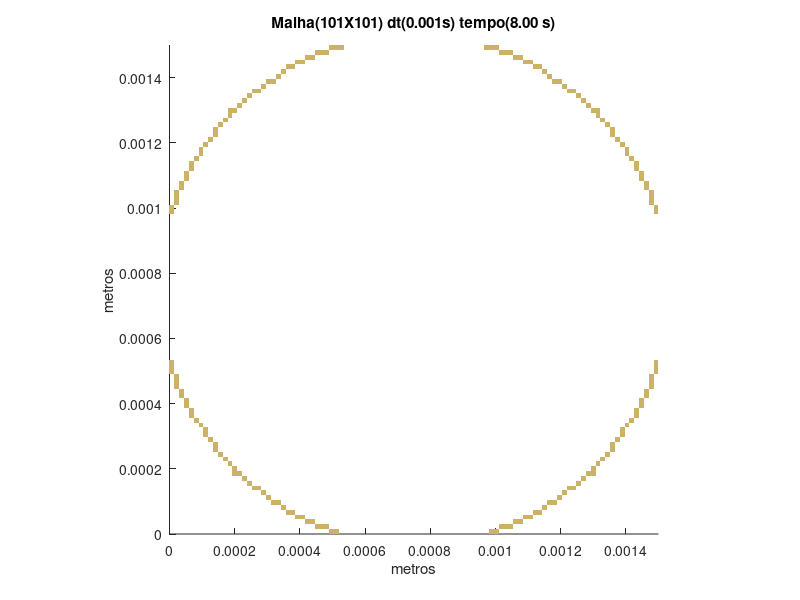

This figure's MATLAB source:
set (gca,'PlotBoxAspectRatio',[1 1 1],'Xlim',[0,0.0015],'Ylim',[0,0.0015])
hold on
title('Malha(101X101) dt(0.001s) tempo(8.00 s)')
hold on
ylabel('metros')
hold on
xlabel('metros')
hold on

fill([0.00049009900990099 0.00049009900990099 0.000504950495049505 0.000504950495049505],[0 1.48514851485149E-05 1.48514851485149E-05 0],[0.8,0.7,0.4],'LineStyle','none')

fill([0.000504950495049505 0.000504950495049505 0.00051980198019802 0.00051980198019802],[0 1.48514851485149E-05 1.48514851485149E-05 0],[0.8,0.7,0.4],'LineStyle','none')

fill([0.00098019801980198 0.00098019801980198 0.000995049504950495 0.000995049504950495],[0 1.48514851485149E-05 1.48514851485149E-05 0],[0.8,0.7,0.4],'LineStyle','none')

fill([0.000995049504950495 0.000995049504950495 0.00100990099009901 0.00100990099009901],[0 1.48514851485149E-05 1.48514851485149E-05 0],[0.8,0.7,0.4],'LineStyle','none')

fill([0.000445544554455446 0.000445544554455446 0.00046039603960396 0.00046039603960396],[1.48514851485149E-05 2.97029702970297E-05 2.97029702970297E-05 1.48514851485149E-05],[0.8,0.7,0.4],'LineStyle','none')

fill([0.00046039603960396 0.00046039603960396 0.000475247524752475 0.000475247524752475],[1.48514851485149E-05 2.97029702970297E-05 2.97029702970297E-05 1.48514851485149E-05],[0.8,0.7,0.4],'LineStyle','none')

fill([0.000475247524752475 0.000475247524752475 0.00049009900990099 0.00049009900990099],[1.48514851485149E-05 2.97029702970297E-05 2.97029702970297E-05 1.48514851485149E-05],[0.8,0.7,0.4],'LineStyle','none')

fill([0.00100990099009901 0.00100990099009901 0.00102475247524752 0.00102475247524752],[1.48514851485149E-05 2.97029702970297E-05 2.97029702970297E-05 1.48514851485149E-05],[0.8,0.7,0.4],'LineStyle','none')

fill([0.00102475247524752 0.00102475247524752 0.00103960396039604 0.00103960396039604],[1.48514851485149E-05 2.97029702970297E-05 2.97029702970297E-05 1.48514851485149E-05],[0.8,0.7,0.4],'LineStyle','none')

fill([0.00103960396039604 0.00103960396039604 0.00105445544554455 0.00105445544554455],[1.48514851485149E-05 2.97029702970297E-05 2.97029702970297E-05 1.48514851485149E-05],[0.8,0.7,0.4],'LineStyle','none')

fill([0.000415841584158416 0.000415841584158416 0.000430693069306931 0.000430693069306931],[2.97029702970297E-05 4.45544554455446E-05 4.45544554455446E-05 2.97029702970297E-05],[0.8,0.7,0.4],'LineStyle','none')

fill([0.000430693069306931 0.000430693069306931 0.000445544554455446 0.000445544554455446],[2.97029702970297E-05 4.45544554455446E-05 4.45544554455446E-05 2.97029702970297E-05],[0.8,0.7,0.4],'LineStyle','none')

fill([0.00105445544554455 0.00105445544554455 0.00106930693069307 0.00106930693069307],[2.97029702970297E-05 4.45544554455446E-05 4.45544554455446E-05 2.97029702970297E-05],[0.8,0.7,0.4],'LineStyle','none')

fill([0.00106930693069307 0.00106930693069307 0.00108415841584158 0.00108415841584158],[2.97029702970297E-05 4.45544554455446E-05 4.45544554455446E-05 2.97029702970297E-05],[0.8,0.7,0.4],'LineStyle','none')

fill([0.000386138613861386 0.000386138613861386 0.000400990099009901 0.000400990099009901],[4.45544554455446E-05 5.94059405940594E-05 5.94059405940594E-05 4.45544554455446E-05],[0.8,0.7,0.4],'LineStyle','none')

fill([0.000400990099009901 0.000400990099009901 0.000415841584158416 0.000415841584158416],[4.45544554455446E-05 5.94059405940594E-05 5.94059405940594E-05 4.45544554455446E-05],[0.8,0.7,0.4],'LineStyle','none')

fill([0.00108415841584158 0.00108415841584158 0.0010990099009901 0.0010990099009901],[4.45544554455446E-05 5.94059405940594E-05 5.94059405940594E-05 4.45544554455446E-05],[0.8,0.7,0.4],'LineStyle','none')

fill([0.0010990099009901 0.0010990099009901 0.00111386138613861 0.00111386138613861],[4.45544554455446E-05 5.94059405940594E-05 5.94059405940594E-05 4.45544554455446E-05],[0.8,0.7,0.4],'LineStyle','none')

fill([0.000356435643564356 0.000356435643564356 0.000371287128712871 0.000371287128712871],[5.94059405940594E-05 7.42574257425743E-05 7.42574257425743E-05 5.94059405940594E-05],[0.8,0.7,0.4],'LineStyle','none')

fill([0.000371287128712871 0.000371287128712871 0.000386138613861386 0.000386138613861386],[5.94059405940594E-05 7.42574257425743E-05 7.42574257425743E-05 5.94059405940594E-05],[0.8,0.7,0.4],'LineStyle','none')

fill([0.00111386138613861 0.00111386138613861 0.00112871287128713 0.00112871287128713],[5.94059405940594E-05 7.42574257425743E-05 7.42574257425743E-05 5.94059405940594E-05],[0.8,0.7,0.4],'LineStyle','none')

fill([0.00112871287128713 0.00112871287128713 0.00114356435643564 0.00114356435643564],[5.94059405940594E-05 7.42574257425743E-05 7.42574257425743E-05 5.94059405940594E-05],[0.8,0.7,0.4],'LineStyle','none')

fill([0.000341584158415842 0.000341584158415842 0.000356435643564356 0.000356435643564356],[7.42574257425743E-05 8.91089108910891E-05 8.91089108910891E-05 7.42574257425743E-05],[0.8,0.7,0.4],'LineStyle','none')

fill([0.00114356435643564 0.00114356435643564 0.00115841584158416 0.00115841584158416],[7.42574257425743E-05 8.91089108910891E-05 8.91089108910891E-05 7.42574257425743E-05],[0.8,0.7,0.4],'LineStyle','none')

fill([0.000311881188118812 0.000311881188118812 0.000326732673267327 0.000326732673267327],[8.91089108910891E-05 0.000103960396039604 0.000103960396039604 8.91089108910891E-05],[0.8,0.7,0.4],'LineStyle','none')

fill([0.000326732673267327 0.000326732673267327 0.000341584158415842 0.000341584158415842],[8.91089108910891E-05 0.000103960396039604 0.000103960396039604 8.91089108910891E-05],[0.8,0.7,0.4],'LineStyle','none')

fill([0.00115841584158416 0.00115841584158416 0.00117326732673267 0.00117326732673267],[8.91089108910891E-05 0.000103960396039604 0.000103960396039604 8.91089108910891E-05],[0.8,0.7,0.4],'LineStyle','none')

fill([0.00117326732673267 0.00117326732673267 0.00118811881188119 0.00118811881188119],[8.91089108910891E-05 0.000103960396039604 0.000103960396039604 8.91089108910891E-05],[0.8,0.7,0.4],'LineStyle','none')

fill([0.000297029702970297 0.000297029702970297 0.000311881188118812 0.000311881188118812],[0.000103960396039604 0.000118811881188119 0.000118811881188119 0.000103960396039604],[0.8,0.7,0.4],'LineStyle','none')

fill([0.00118811881188119 0.00118811881188119 0.0012029702970297 0.0012029702970297],[0.000103960396039604 0.000118811881188119 0.000118811881188119 0.000103960396039604],[0.8,0.7,0.4],'LineStyle','none')

fill([0.000282178217821782 0.000282178217821782 0.000297029702970297 0.000297029702970297],[0.000118811881188119 0.000133663366336634 0.000133663366336634 0.000118811881188119],[0.8,0.7,0.4],'LineStyle','none')

fill([0.0012029702970297 0.0012029702970297 0.00121782178217822 0.00121782178217822],[0.000118811881188119 0.000133663366336634 0.000133663366336634 0.000118811881188119],[0.8,0.7,0.4],'LineStyle','none')

fill([0.000252475247524752 0.000252475247524752 0.000267326732673267 0.000267326732673267],[0.000133663366336634 0.000148514851485149 0.000148514851485149 0.000133663366336634],[0.8,0.7,0.4],'LineStyle','none')

fill([0.000267326732673267 0.000267326732673267 0.000282178217821782 0.000282178217821782],[0.000133663366336634 0.000148514851485149 0.000148514851485149 0.000133663366336634],[0.8,0.7,0.4],'LineStyle','none')

fill([0.00121782178217822 0.00121782178217822 0.00123267326732673 0.00123267326732673],[0.000133663366336634 0.000148514851485149 0.000148514851485149 0.000133663366336634],[0.8,0.7,0.4],'LineStyle','none')

fill([0.00123267326732673 0.00123267326732673 0.00124752475247525 0.00124752475247525],[0.000133663366336634 0.000148514851485149 0.000148514851485149 0.000133663366336634],[0.8,0.7,0.4],'LineStyle','none')

fill([0.000237623762376238 0.000237623762376238 0.000252475247524752 0.000252475247524752],[0.000148514851485149 0.000163366336633663 0.000163366336633663 0.000148514851485149],[0.8,0.7,0.4],'LineStyle','none')

fill([0.00124752475247525 0.00124752475247525 0.00126237623762376 0.00126237623762376],[0.000148514851485149 0.000163366336633663 0.000163366336633663 0.000148514851485149],[0.8,0.7,0.4],'LineStyle','none')

fill([0.000222772277227723 0.000222772277227723 0.000237623762376238 0.000237623762376238],[0.000163366336633663 0.000178217821782178 0.000178217821782178 0.000163366336633663],[0.8,0.7,0.4],'LineStyle','none')

fill([0.00126237623762376 0.00126237623762376 0.00127722772277228 0.00127722772277228],[0.000163366336633663 0.000178217821782178 0.000178217821782178 0.000163366336633663],[0.8,0.7,0.4],'LineStyle','none')

fill([0.000193069306930693 0.000193069306930693 0.000207920792079208 0.000207920792079208],[0.000178217821782178 0.000193069306930693 0.000193069306930693 0.000178217821782178],[0.8,0.7,0.4],'LineStyle','none')

fill([0.000207920792079208 0.000207920792079208 0.000222772277227723 0.000222772277227723],[0.000178217821782178 0.000193069306930693 0.000193069306930693 0.000178217821782178],[0.8,0.7,0.4],'LineStyle','none')

fill([0.00127722772277228 0.00127722772277228 0.00129207920792079 0.00129207920792079],[0.000178217821782178 0.000193069306930693 0.000193069306930693 0.000178217821782178],[0.8,0.7,0.4],'LineStyle','none')

fill([0.00129207920792079 0.00129207920792079 0.00130693069306931 0.00130693069306931],[0.000178217821782178 0.000193069306930693 0.000193069306930693 0.000178217821782178],[0.8,0.7,0.4],'LineStyle','none')

fill([0.000193069306930693 0.000193069306930693 0.000207920792079208 0.000207920792079208],[0.000193069306930693 0.000207920792079208 0.000207920792079208 0.000193069306930693],[0.8,0.7,0.4],'LineStyle','none')

fill([0.00129207920792079 0.00129207920792079 0.00130693069306931 0.00130693069306931],[0.000193069306930693 0.000207920792079208 0.000207920792079208 0.000193069306930693],[0.8,0.7,0.4],'LineStyle','none')

fill([0.000178217821782178 0.000178217821782178 0.000193069306930693 0.000193069306930693],[0.000207920792079208 0.000222772277227723 0.000222772277227723 0.000207920792079208],[0.8,0.7,0.4],'LineStyle','none')

fill([0.00130693069306931 0.00130693069306931 0.00132178217821782 0.00132178217821782],[0.000207920792079208 0.000222772277227723 0.000222772277227723 0.000207920792079208],[0.8,0.7,0.4],'LineStyle','none')

fill([0.000163366336633663 0.000163366336633663 0.000178217821782178 0.000178217821782178],[0.000222772277227723 0.000237623762376238 0.000237623762376238 0.000222772277227723],[0.8,0.7,0.4],'LineStyle','none')

fill([0.00132178217821782 0.00132178217821782 0.00133663366336634 0.00133663366336634],[0.000222772277227723 0.000237623762376238 0.000237623762376238 0.000222772277227723],[0.8,0.7,0.4],'LineStyle','none')

fill([0.000148514851485149 0.000148514851485149 0.000163366336633663 0.000163366336633663],[0.000237623762376238 0.000252475247524752 0.000252475247524752 0.000237623762376238],[0.8,0.7,0.4],'LineStyle','none')

fill([0.00133663366336634 0.00133663366336634 0.00135148514851485 0.00135148514851485],[0.000237623762376238 0.000252475247524752 0.000252475247524752 0.000237623762376238],[0.8,0.7,0.4],'LineStyle','none')

fill([0.000133663366336634 0.000133663366336634 0.000148514851485149 0.000148514851485149],[0.000252475247524752 0.000267326732673267 0.000267326732673267 0.000252475247524752],[0.8,0.7,0.4],'LineStyle','none')

fill([0.00135148514851485 0.00135148514851485 0.00136633663366337 0.00136633663366337],[0.000252475247524752 0.000267326732673267 0.000267326732673267 0.000252475247524752],[0.8,0.7,0.4],'LineStyle','none')

fill([0.000133663366336634 0.000133663366336634 0.000148514851485149 0.000148514851485149],[0.000267326732673267 0.000282178217821782 0.000282178217821782 0.000267326732673267],[0.8,0.7,0.4],'LineStyle','none')

fill([0.00135148514851485 0.00135148514851485 0.00136633663366337 0.00136633663366337],[0.000267326732673267 0.000282178217821782 0.000282178217821782 0.000267326732673267],[0.8,0.7,0.4],'LineStyle','none')

fill([0.000118811881188119 0.000118811881188119 0.000133663366336634 0.000133663366336634],[0.000282178217821782 0.000297029702970297 0.000297029702970297 0.000282178217821782],[0.8,0.7,0.4],'LineStyle','none')

fill([0.00136633663366337 0.00136633663366337 0.00138118811881188 0.00138118811881188],[0.000282178217821782 0.000297029702970297 0.000297029702970297 0.000282178217821782],[0.8,0.7,0.4],'LineStyle','none')

fill([0.000103960396039604 0.000103960396039604 0.000118811881188119 0.000118811881188119],[0.000297029702970297 0.000311881188118812 0.000311881188118812 0.000297029702970297],[0.8,0.7,0.4],'LineStyle','none')

fill([0.00138118811881188 0.00138118811881188 0.0013960396039604 0.0013960396039604],[0.000297029702970297 0.000311881188118812 0.000311881188118812 0.000297029702970297],[0.8,0.7,0.4],'LineStyle','none')

fill([0.000103960396039604 0.000103960396039604 0.000118811881188119 0.000118811881188119],[0.000311881188118812 0.000326732673267327 0.000326732673267327 0.000311881188118812],[0.8,0.7,0.4],'LineStyle','none')

fill([0.00138118811881188 0.00138118811881188 0.0013960396039604 0.0013960396039604],[0.000311881188118812 0.000326732673267327 0.000326732673267327 0.000311881188118812],[0.8,0.7,0.4],'LineStyle','none')

fill([8.91089108910891E-05 8.91089108910891E-05 0.000103960396039604 0.000103960396039604],[0.000326732673267327 0.000341584158415842 0.000341584158415842 0.000326732673267327],[0.8,0.7,0.4],'LineStyle','none')

fill([0.0013960396039604 0.0013960396039604 0.00141089108910891 0.00141089108910891],[0.000326732673267327 0.000341584158415842 0.000341584158415842 0.000326732673267327],[0.8,0.7,0.4],'LineStyle','none')

fill([7.42574257425743E-05 7.42574257425743E-05 8.91089108910891E-05 8.91089108910891E-05],[0.000341584158415842 0.000356435643564356 0.000356435643564356 0.000341584158415842],[0.8,0.7,0.4],'LineStyle','none')

fill([0.00141089108910891 0.00141089108910891 0.00142574257425743 0.00142574257425743],[0.000341584158415842 0.000356435643564356 0.000356435643564356 0.000341584158415842],[0.8,0.7,0.4],'LineStyle','none')

fill([5.94059405940594E-05 5.94059405940594E-05 7.42574257425743E-05 7.42574257425743E-05],[0.000356435643564356 0.000371287128712871 0.000371287128712871 0.000356435643564356],[0.8,0.7,0.4],'LineStyle','none')

fill([0.00142574257425743 0.00142574257425743 0.00144059405940594 0.00144059405940594],[0.000356435643564356 0.000371287128712871 0.000371287128712871 0.000356435643564356],[0.8,0.7,0.4],'LineStyle','none')

fill([5.94059405940594E-05 5.94059405940594E-05 7.42574257425743E-05 7.42574257425743E-05],[0.000371287128712871 0.000386138613861386 0.000386138613861386 0.000371287128712871],[0.8,0.7,0.4],'LineStyle','none')

fill([0.00142574257425743 0.00142574257425743 0.00144059405940594 0.00144059405940594],[0.000371287128712871 0.000386138613861386 0.000386138613861386 0.000371287128712871],[0.8,0.7,0.4],'LineStyle','none')

fill([4.45544554455446E-05 4.45544554455446E-05 5.94059405940594E-05 5.94059405940594E-05],[0.000386138613861386 0.000400990099009901 0.000400990099009901 0.000386138613861386],[0.8,0.7,0.4],'LineStyle','none')

fill([0.00144059405940594 0.00144059405940594 0.00145544554455446 0.00145544554455446],[0.000386138613861386 0.000400990099009901 0.000400990099009901 0.000386138613861386],[0.8,0.7,0.4],'LineStyle','none')

fill([4.45544554455446E-05 4.45544554455446E-05 5.94059405940594E-05 5.94059405940594E-05],[0.000400990099009901 0.000415841584158416 0.000415841584158416 0.000400990099009901],[0.8,0.7,0.4],'LineStyle','none')

fill([0.00144059405940594 0.00144059405940594 0.00145544554455446 0.00145544554455446],[0.000400990099009901 0.000415841584158416 0.000415841584158416 0.000400990099009901],[0.8,0.7,0.4],'LineStyle','none')

fill([2.97029702970297E-05 2.97029702970297E-05 4.45544554455446E-05 4.45544554455446E-05],[0.000415841584158416 0.000430693069306931 0.000430693069306931 0.000415841584158416],[0.8,0.7,0.4],'LineStyle','none')

fill([0.00145544554455446 0.00145544554455446 0.00147029702970297 0.00147029702970297],[0.000415841584158416 0.000430693069306931 0.000430693069306931 0.000415841584158416],[0.8,0.7,0.4],'LineStyle','none')

fill([2.97029702970297E-05 2.97029702970297E-05 4.45544554455446E-05 4.45544554455446E-05],[0.000430693069306931 0.000445544554455446 0.000445544554455446 0.000430693069306931],[0.8,0.7,0.4],'LineStyle','none')

fill([0.00145544554455446 0.00145544554455446 0.00147029702970297 0.00147029702970297],[0.000430693069306931 0.000445544554455446 0.000445544554455446 0.000430693069306931],[0.8,0.7,0.4],'LineStyle','none')

fill([1.48514851485149E-05 1.48514851485149E-05 2.97029702970297E-05 2.97029702970297E-05],[0.000445544554455446 0.00046039603960396 0.00046039603960396 0.000445544554455446],[0.8,0.7,0.4],'LineStyle','none')

fill([0.00147029702970297 0.00147029702970297 0.00148514851485149 0.00148514851485149],[0.000445544554455446 0.00046039603960396 0.00046039603960396 0.000445544554455446],[0.8,0.7,0.4],'LineStyle','none')

fill([1.48514851485149E-05 1.48514851485149E-05 2.97029702970297E-05 2.97029702970297E-05],[0.00046039603960396 0.000475247524752475 0.000475247524752475 0.00046039603960396],[0.8,0.7,0.4],'LineStyle','none')

fill([0.00147029702970297 0.00147029702970297 0.00148514851485149 0.00148514851485149],[0.00046039603960396 0.000475247524752475 0.000475247524752475 0.00046039603960396],[0.8,0.7,0.4],'LineStyle','none')

fill([1.48514851485149E-05 1.48514851485149E-05 2.97029702970297E-05 2.97029702970297E-05],[0.000475247524752475 0.00049009900990099 0.00049009900990099 0.000475247524752475],[0.8,0.7,0.4],'LineStyle','none')

fill([0.00147029702970297 0.00147029702970297 0.00148514851485149 0.00148514851485149],[0.000475247524752475 0.00049009900990099 0.00049009900990099 0.000475247524752475],[0.8,0.7,0.4],'LineStyle','none')

fill([0 0 1.48514851485149E-05 1.48514851485149E-05],[0.00049009900990099 0.000504950495049505 0.000504950495049505 0.00049009900990099],[0.8,0.7,0.4],'LineStyle','none')

fill([0.00148514851485149 0.00148514851485149 0.0015 0.0015],[0.00049009900990099 0.000504950495049505 0.000504950495049505 0.00049009900990099],[0.8,0.7,0.4],'LineStyle','none')

fill([0 0 1.48514851485149E-05 1.48514851485149E-05],[0.000504950495049505 0.00051980198019802 0.00051980198019802 0.000504950495049505],[0.8,0.7,0.4],'LineStyle','none')

fill([0.00148514851485149 0.00148514851485149 0.0015 0.0015],[0.000504950495049505 0.00051980198019802 0.00051980198019802 0.000504950495049505],[0.8,0.7,0.4],'LineStyle','none')

fill([0 0 1.48514851485149E-05 1.48514851485149E-05],[0.00051980198019802 0.000534653465346535 0.000534653465346535 0.00051980198019802],[0.8,0.7,0.4],'LineStyle','none')

fill([0.00148514851485149 0.00148514851485149 0.0015 0.0015],[0.00051980198019802 0.000534653465346535 0.000534653465346535 0.00051980198019802],[0.8,0.7,0.4],'LineStyle','none')

fill([0 0 1.48514851485149E-05 1.48514851485149E-05],[0.00098019801980198 0.000995049504950495 0.000995049504950495 0.00098019801980198],[0.8,0.7,0.4],'LineStyle','none')

fill([0.00148514851485149 0.00148514851485149 0.0015 0.0015],[0.00098019801980198 0.000995049504950495 0.000995049504950495 0.00098019801980198],[0.8,0.7,0.4],'LineStyle','none')

fill([0 0 1.48514851485149E-05 1.48514851485149E-05],[0.000995049504950495 0.00100990099009901 0.00100990099009901 0.000995049504950495],[0.8,0.7,0.4],'LineStyle','none')

fill([0.00148514851485149 0.00148514851485149 0.0015 0.0015],[0.000995049504950495 0.00100990099009901 0.00100990099009901 0.000995049504950495],[0.8,0.7,0.4],'LineStyle','none')

fill([1.48514851485149E-05 1.48514851485149E-05 2.97029702970297E-05 2.97029702970297E-05],[0.00100990099009901 0.00102475247524752 0.00102475247524752 0.00100990099009901],[0.8,0.7,0.4],'LineStyle','none')

fill([0.00147029702970297 0.00147029702970297 0.00148514851485149 0.00148514851485149],[0.00100990099009901 0.00102475247524752 0.00102475247524752 0.00100990099009901],[0.8,0.7,0.4],'LineStyle','none')

fill([1.48514851485149E-05 1.48514851485149E-05 2.97029702970297E-05 2.97029702970297E-05],[0.00102475247524752 0.00103960396039604 0.00103960396039604 0.00102475247524752],[0.8,0.7,0.4],'LineStyle','none')

fill([0.00147029702970297 0.00147029702970297 0.00148514851485149 0.00148514851485149],[0.00102475247524752 0.00103960396039604 0.00103960396039604 0.00102475247524752],[0.8,0.7,0.4],'LineStyle','none')

fill([1.48514851485149E-05 1.48514851485149E-05 2.97029702970297E-05 2.97029702970297E-05],[0.00103960396039604 0.00105445544554455 0.00105445544554455 0.00103960396039604],[0.8,0.7,0.4],'LineStyle','none')

fill([0.00147029702970297 0.00147029702970297 0.00148514851485149 0.00148514851485149],[0.00103960396039604 0.00105445544554455 0.00105445544554455 0.00103960396039604],[0.8,0.7,0.4],'LineStyle','none')

fill([2.97029702970297E-05 2.97029702970297E-05 4.45544554455446E-05 4.45544554455446E-05],[0.00105445544554455 0.00106930693069307 0.00106930693069307 0.00105445544554455],[0.8,0.7,0.4],'LineStyle','none')

fill([0.00145544554455446 0.00145544554455446 0.00147029702970297 0.00147029702970297],[0.00105445544554455 0.00106930693069307 0.00106930693069307 0.00105445544554455],[0.8,0.7,0.4],'LineStyle','none')

fill([2.97029702970297E-05 2.97029702970297E-05 4.45544554455446E-05 4.45544554455446E-05],[0.00106930693069307 0.00108415841584158 0.00108415841584158 0.00106930693069307],[0.8,0.7,0.4],'LineStyle','none')

fill([0.00145544554455446 0.00145544554455446 0.00147029702970297 0.00147029702970297],[0.00106930693069307 0.00108415841584158 0.00108415841584158 0.00106930693069307],[0.8,0.7,0.4],'LineStyle','none')

fill([4.45544554455446E-05 4.45544554455446E-05 5.94059405940594E-05 5.94059405940594E-05],[0.00108415841584158 0.0010990099009901 0.0010990099009901 0.00108415841584158],[0.8,0.7,0.4],'LineStyle','none')

fill([0.00144059405940594 0.00144059405940594 0.00145544554455446 0.00145544554455446],[0.00108415841584158 0.0010990099009901 0.0010990099009901 0.00108415841584158],[0.8,0.7,0.4],'LineStyle','none')

fill([4.45544554455446E-05 4.45544554455446E-05 5.94059405940594E-05 5.94059405940594E-05],[0.0010990099009901 0.00111386138613861 0.00111386138613861 0.0010990099009901],[0.8,0.7,0.4],'LineStyle','none')

fill([0.00144059405940594 0.00144059405940594 0.00145544554455446 0.00145544554455446],[0.0010990099009901 0.00111386138613861 0.00111386138613861 0.0010990099009901],[0.8,0.7,0.4],'LineStyle','none')

fill([5.94059405940594E-05 5.94059405940594E-05 7.42574257425743E-05 7.42574257425743E-05],[0.00111386138613861 0.00112871287128713 0.00112871287128713 0.00111386138613861],[0.8,0.7,0.4],'LineStyle','none')

fill([0.00142574257425743 0.00142574257425743 0.00144059405940594 0.00144059405940594],[0.00111386138613861 0.00112871287128713 0.00112871287128713 0.00111386138613861],[0.8,0.7,0.4],'LineStyle','none')

fill([5.94059405940594E-05 5.94059405940594E-05 7.42574257425743E-05 7.42574257425743E-05],[0.00112871287128713 0.00114356435643564 0.00114356435643564 0.00112871287128713],[0.8,0.7,0.4],'LineStyle','none')

fill([0.00142574257425743 0.00142574257425743 0.00144059405940594 0.00144059405940594],[0.00112871287128713 0.00114356435643564 0.00114356435643564 0.00112871287128713],[0.8,0.7,0.4],'LineStyle','none')

fill([7.42574257425743E-05 7.42574257425743E-05 8.91089108910891E-05 8.91089108910891E-05],[0.00114356435643564 0.00115841584158416 0.00115841584158416 0.00114356435643564],[0.8,0.7,0.4],'LineStyle','none')

fill([0.00141089108910891 0.00141089108910891 0.00142574257425743 0.00142574257425743],[0.00114356435643564 0.00115841584158416 0.00115841584158416 0.00114356435643564],[0.8,0.7,0.4],'LineStyle','none')

fill([8.91089108910891E-05 8.91089108910891E-05 0.000103960396039604 0.000103960396039604],[0.00115841584158416 0.00117326732673267 0.00117326732673267 0.00115841584158416],[0.8,0.7,0.4],'LineStyle','none')

fill([0.0013960396039604 0.0013960396039604 0.00141089108910891 0.00141089108910891],[0.00115841584158416 0.00117326732673267 0.00117326732673267 0.00115841584158416],[0.8,0.7,0.4],'LineStyle','none')

fill([8.91089108910891E-05 8.91089108910891E-05 0.000103960396039604 0.000103960396039604],[0.00117326732673267 0.00118811881188119 0.00118811881188119 0.00117326732673267],[0.8,0.7,0.4],'LineStyle','none')

fill([0.0013960396039604 0.0013960396039604 0.00141089108910891 0.00141089108910891],[0.00117326732673267 0.00118811881188119 0.00118811881188119 0.00117326732673267],[0.8,0.7,0.4],'LineStyle','none')

fill([0.000103960396039604 0.000103960396039604 0.000118811881188119 0.000118811881188119],[0.00118811881188119 0.0012029702970297 0.0012029702970297 0.00118811881188119],[0.8,0.7,0.4],'LineStyle','none')

fill([0.00138118811881188 0.00138118811881188 0.0013960396039604 0.0013960396039604],[0.00118811881188119 0.0012029702970297 0.0012029702970297 0.00118811881188119],[0.8,0.7,0.4],'LineStyle','none')

fill([0.000118811881188119 0.000118811881188119 0.000133663366336634 0.000133663366336634],[0.0012029702970297 0.00121782178217822 0.00121782178217822 0.0012029702970297],[0.8,0.7,0.4],'LineStyle','none')

fill([0.00136633663366337 0.00136633663366337 0.00138118811881188 0.00138118811881188],[0.0012029702970297 0.00121782178217822 0.00121782178217822 0.0012029702970297],[0.8,0.7,0.4],'LineStyle','none')

fill([0.000133663366336634 0.000133663366336634 0.000148514851485149 0.000148514851485149],[0.00121782178217822 0.00123267326732673 0.00123267326732673 0.00121782178217822],[0.8,0.7,0.4],'LineStyle','none')

fill([0.00135148514851485 0.00135148514851485 0.00136633663366337 0.00136633663366337],[0.00121782178217822 0.00123267326732673 0.00123267326732673 0.00121782178217822],[0.8,0.7,0.4],'LineStyle','none')

fill([0.000133663366336634 0.000133663366336634 0.000148514851485149 0.000148514851485149],[0.00123267326732673 0.00124752475247525 0.00124752475247525 0.00123267326732673],[0.8,0.7,0.4],'LineStyle','none')

fill([0.00135148514851485 0.00135148514851485 0.00136633663366337 0.00136633663366337],[0.00123267326732673 0.00124752475247525 0.00124752475247525 0.00123267326732673],[0.8,0.7,0.4],'LineStyle','none')

fill([0.000148514851485149 0.000148514851485149 0.000163366336633663 0.000163366336633663],[0.00124752475247525 0.00126237623762376 0.00126237623762376 0.00124752475247525],[0.8,0.7,0.4],'LineStyle','none')

fill([0.00133663366336634 0.00133663366336634 0.00135148514851485 0.00135148514851485],[0.00124752475247525 0.00126237623762376 0.00126237623762376 0.00124752475247525],[0.8,0.7,0.4],'LineStyle','none')

fill([0.000163366336633663 0.000163366336633663 0.000178217821782178 0.000178217821782178],[0.00126237623762376 0.00127722772277228 0.00127722772277228 0.00126237623762376],[0.8,0.7,0.4],'LineStyle','none')

fill([0.00132178217821782 0.00132178217821782 0.00133663366336634 0.00133663366336634],[0.00126237623762376 0.00127722772277228 0.00127722772277228 0.00126237623762376],[0.8,0.7,0.4],'LineStyle','none')

fill([0.000178217821782178 0.000178217821782178 0.000193069306930693 0.000193069306930693],[0.00127722772277228 0.00129207920792079 0.00129207920792079 0.00127722772277228],[0.8,0.7,0.4],'LineStyle','none')

fill([0.00130693069306931 0.00130693069306931 0.00132178217821782 0.00132178217821782],[0.00127722772277228 0.00129207920792079 0.00129207920792079 0.00127722772277228],[0.8,0.7,0.4],'LineStyle','none')

fill([0.000178217821782178 0.000178217821782178 0.000193069306930693 0.000193069306930693],[0.00129207920792079 0.00130693069306931 0.00130693069306931 0.00129207920792079],[0.8,0.7,0.4],'LineStyle','none')

fill([0.000193069306930693 0.000193069306930693 0.000207920792079208 0.000207920792079208],[0.00129207920792079 0.00130693069306931 0.00130693069306931 0.00129207920792079],[0.8,0.7,0.4],'LineStyle','none')

fill([0.00129207920792079 0.00129207920792079 0.00130693069306931 0.00130693069306931],[0.00129207920792079 0.00130693069306931 0.00130693069306931 0.00129207920792079],[0.8,0.7,0.4],'LineStyle','none')

fill([0.00130693069306931 0.00130693069306931 0.00132178217821782 0.00132178217821782],[0.00129207920792079 0.00130693069306931 0.00130693069306931 0.00129207920792079],[0.8,0.7,0.4],'LineStyle','none')

fill([0.000207920792079208 0.000207920792079208 0.000222772277227723 0.000222772277227723],[0.00130693069306931 0.00132178217821782 0.00132178217821782 0.00130693069306931],[0.8,0.7,0.4],'LineStyle','none')

fill([0.00127722772277228 0.00127722772277228 0.00129207920792079 0.00129207920792079],[0.00130693069306931 0.00132178217821782 0.00132178217821782 0.00130693069306931],[0.8,0.7,0.4],'LineStyle','none')

fill([0.000222772277227723 0.000222772277227723 0.000237623762376238 0.000237623762376238],[0.00132178217821782 0.00133663366336634 0.00133663366336634 0.00132178217821782],[0.8,0.7,0.4],'LineStyle','none')

fill([0.00126237623762376 0.00126237623762376 0.00127722772277228 0.00127722772277228],[0.00132178217821782 0.00133663366336634 0.00133663366336634 0.00132178217821782],[0.8,0.7,0.4],'LineStyle','none')

fill([0.000237623762376238 0.000237623762376238 0.000252475247524752 0.000252475247524752],[0.00133663366336634 0.00135148514851485 0.00135148514851485 0.00133663366336634],[0.8,0.7,0.4],'LineStyle','none')

fill([0.00124752475247525 0.00124752475247525 0.00126237623762376 0.00126237623762376],[0.00133663366336634 0.00135148514851485 0.00135148514851485 0.00133663366336634],[0.8,0.7,0.4],'LineStyle','none')

fill([0.000252475247524752 0.000252475247524752 0.000267326732673267 0.000267326732673267],[0.00135148514851485 0.00136633663366337 0.00136633663366337 0.00135148514851485],[0.8,0.7,0.4],'LineStyle','none')

fill([0.000267326732673267 0.000267326732673267 0.000282178217821782 0.000282178217821782],[0.00135148514851485 0.00136633663366337 0.00136633663366337 0.00135148514851485],[0.8,0.7,0.4],'LineStyle','none')

fill([0.00121782178217822 0.00121782178217822 0.00123267326732673 0.00123267326732673],[0.00135148514851485 0.00136633663366337 0.00136633663366337 0.00135148514851485],[0.8,0.7,0.4],'LineStyle','none')

fill([0.00123267326732673 0.00123267326732673 0.00124752475247525 0.00124752475247525],[0.00135148514851485 0.00136633663366337 0.00136633663366337 0.00135148514851485],[0.8,0.7,0.4],'LineStyle','none')

fill([0.000282178217821782 0.000282178217821782 0.000297029702970297 0.000297029702970297],[0.00136633663366337 0.00138118811881188 0.00138118811881188 0.00136633663366337],[0.8,0.7,0.4],'LineStyle','none')

fill([0.0012029702970297 0.0012029702970297 0.00121782178217822 0.00121782178217822],[0.00136633663366337 0.00138118811881188 0.00138118811881188 0.00136633663366337],[0.8,0.7,0.4],'LineStyle','none')

fill([0.000297029702970297 0.000297029702970297 0.000311881188118812 0.000311881188118812],[0.00138118811881188 0.0013960396039604 0.0013960396039604 0.00138118811881188],[0.8,0.7,0.4],'LineStyle','none')

fill([0.000311881188118812 0.000311881188118812 0.000326732673267327 0.000326732673267327],[0.00138118811881188 0.0013960396039604 0.0013960396039604 0.00138118811881188],[0.8,0.7,0.4],'LineStyle','none')

fill([0.00117326732673267 0.00117326732673267 0.00118811881188119 0.00118811881188119],[0.00138118811881188 0.0013960396039604 0.0013960396039604 0.00138118811881188],[0.8,0.7,0.4],'LineStyle','none')

fill([0.00118811881188119 0.00118811881188119 0.0012029702970297 0.0012029702970297],[0.00138118811881188 0.0013960396039604 0.0013960396039604 0.00138118811881188],[0.8,0.7,0.4],'LineStyle','none')

fill([0.000326732673267327 0.000326732673267327 0.000341584158415842 0.000341584158415842],[0.0013960396039604 0.00141089108910891 0.00141089108910891 0.0013960396039604],[0.8,0.7,0.4],'LineStyle','none')

fill([0.00115841584158416 0.00115841584158416 0.00117326732673267 0.00117326732673267],[0.0013960396039604 0.00141089108910891 0.00141089108910891 0.0013960396039604],[0.8,0.7,0.4],'LineStyle','none')

fill([0.000341584158415842 0.000341584158415842 0.000356435643564356 0.000356435643564356],[0.00141089108910891 0.00142574257425743 0.00142574257425743 0.00141089108910891],[0.8,0.7,0.4],'LineStyle','none')

fill([0.00114356435643564 0.00114356435643564 0.00115841584158416 0.00115841584158416],[0.00141089108910891 0.00142574257425743 0.00142574257425743 0.00141089108910891],[0.8,0.7,0.4],'LineStyle','none')

fill([0.000356435643564356 0.000356435643564356 0.000371287128712871 0.000371287128712871],[0.00142574257425743 0.00144059405940594 0.00144059405940594 0.00142574257425743],[0.8,0.7,0.4],'LineStyle','none')

fill([0.000371287128712871 0.000371287128712871 0.000386138613861386 0.000386138613861386],[0.00142574257425743 0.00144059405940594 0.00144059405940594 0.00142574257425743],[0.8,0.7,0.4],'LineStyle','none')

fill([0.00111386138613861 0.00111386138613861 0.00112871287128713 0.00112871287128713],[0.00142574257425743 0.00144059405940594 0.00144059405940594 0.00142574257425743],[0.8,0.7,0.4],'LineStyle','none')

fill([0.00112871287128713 0.00112871287128713 0.00114356435643564 0.00114356435643564],[0.00142574257425743 0.00144059405940594 0.00144059405940594 0.00142574257425743],[0.8,0.7,0.4],'LineStyle','none')

fill([0.000386138613861386 0.000386138613861386 0.000400990099009901 0.000400990099009901],[0.00144059405940594 0.00145544554455446 0.00145544554455446 0.00144059405940594],[0.8,0.7,0.4],'LineStyle','none')

fill([0.000400990099009901 0.000400990099009901 0.000415841584158416 0.000415841584158416],[0.00144059405940594 0.00145544554455446 0.00145544554455446 0.00144059405940594],[0.8,0.7,0.4],'LineStyle','none')

fill([0.00108415841584158 0.00108415841584158 0.0010990099009901 0.0010990099009901],[0.00144059405940594 0.00145544554455446 0.00145544554455446 0.00144059405940594],[0.8,0.7,0.4],'LineStyle','none')

fill([0.0010990099009901 0.0010990099009901 0.00111386138613861 0.00111386138613861],[0.00144059405940594 0.00145544554455446 0.00145544554455446 0.00144059405940594],[0.8,0.7,0.4],'LineStyle','none')

fill([0.000415841584158416 0.000415841584158416 0.000430693069306931 0.000430693069306931],[0.00145544554455446 0.00147029702970297 0.00147029702970297 0.00145544554455446],[0.8,0.7,0.4],'LineStyle','none')

fill([0.000430693069306931 0.000430693069306931 0.000445544554455446 0.000445544554455446],[0.00145544554455446 0.00147029702970297 0.00147029702970297 0.00145544554455446],[0.8,0.7,0.4],'LineStyle','none')

fill([0.00105445544554455 0.00105445544554455 0.00106930693069307 0.00106930693069307],[0.00145544554455446 0.00147029702970297 0.00147029702970297 0.00145544554455446],[0.8,0.7,0.4],'LineStyle','none')

fill([0.00106930693069307 0.00106930693069307 0.00108415841584158 0.00108415841584158],[0.00145544554455446 0.00147029702970297 0.00147029702970297 0.00145544554455446],[0.8,0.7,0.4],'LineStyle','none')

fill([0.000445544554455446 0.000445544554455446 0.00046039603960396 0.00046039603960396],[0.00147029702970297 0.00148514851485149 0.00148514851485149 0.00147029702970297],[0.8,0.7,0.4],'LineStyle','none')

fill([0.00046039603960396 0.00046039603960396 0.000475247524752475 0.000475247524752475],[0.00147029702970297 0.00148514851485149 0.00148514851485149 0.00147029702970297],[0.8,0.7,0.4],'LineStyle','none')

fill([0.000475247524752475 0.000475247524752475 0.00049009900990099 0.00049009900990099],[0.00147029702970297 0.00148514851485149 0.00148514851485149 0.00147029702970297],[0.8,0.7,0.4],'LineStyle','none')

fill([0.00100990099009901 0.00100990099009901 0.00102475247524752 0.00102475247524752],[0.00147029702970297 0.00148514851485149 0.00148514851485149 0.00147029702970297],[0.8,0.7,0.4],'LineStyle','none')

fill([0.00102475247524752 0.00102475247524752 0.00103960396039604 0.00103960396039604],[0.00147029702970297 0.00148514851485149 0.00148514851485149 0.00147029702970297],[0.8,0.7,0.4],'LineStyle','none')

fill([0.00103960396039604 0.00103960396039604 0.00105445544554455 0.00105445544554455],[0.00147029702970297 0.00148514851485149 0.00148514851485149 0.00147029702970297],[0.8,0.7,0.4],'LineStyle','none')

fill([0.00049009900990099 0.00049009900990099 0.000504950495049505 0.000504950495049505],[0.00148514851485149 0.0015 0.0015 0.00148514851485149],[0.8,0.7,0.4],'LineStyle','none')

fill([0.000504950495049505 0.000504950495049505 0.00051980198019802 0.00051980198019802],[0.00148514851485149 0.0015 0.0015 0.00148514851485149],[0.8,0.7,0.4],'LineStyle','none')

fill([0.00051980198019802 0.00051980198019802 0.000534653465346535 0.000534653465346535],[0.00148514851485149 0.0015 0.0015 0.00148514851485149],[0.8,0.7,0.4],'LineStyle','none')

fill([0.000965346534653465 0.000965346534653465 0.00098019801980198 0.00098019801980198],[0.00148514851485149 0.0015 0.0015 0.00148514851485149],[0.8,0.7,0.4],'LineStyle','none')

fill([0.00098019801980198 0.00098019801980198 0.000995049504950495 0.000995049504950495],[0.00148514851485149 0.0015 0.0015 0.00148514851485149],[0.8,0.7,0.4],'LineStyle','none')

fill([0.000995049504950495 0.000995049504950495 0.00100990099009901 0.00100990099009901],[0.00148514851485149 0.0015 0.0015 0.00148514851485149],[0.8,0.7,0.4],'LineStyle','none')
